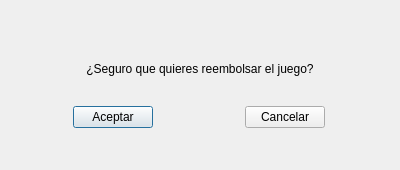
<?xml version="1.0" encoding="UTF-8"?>
<ui version="4.0">
 <class>Dialog</class>
 <widget class="QDialog" name="Dialog">
  <property name="windowModality">
   <enum>Qt::ApplicationModal</enum>
  </property>
  <property name="geometry">
   <rect>
    <x>0</x>
    <y>0</y>
    <width>400</width>
    <height>170</height>
   </rect>
  </property>
  <property name="windowTitle">
   <string>Dialog</string>
  </property>
  <layout class="QVBoxLayout" name="verticalLayout_2">
   <item>
    <layout class="QVBoxLayout" name="verticalLayout">
     <property name="spacing">
      <number>30</number>
     </property>
     <property name="topMargin">
      <number>21</number>
     </property>
     <item>
      <widget class="QLabel" name="labelPregunta">
       <property name="sizePolicy">
        <sizepolicy hsizetype="Preferred" vsizetype="Fixed">
         <horstretch>0</horstretch>
         <verstretch>0</verstretch>
        </sizepolicy>
       </property>
       <property name="text">
        <string>¿Seguro que quieres reembolsar el juego?</string>
       </property>
       <property name="alignment">
        <set>Qt::AlignCenter</set>
       </property>
      </widget>
     </item>
     <item>
      <layout class="QHBoxLayout" name="horizontalLayout">
       <item>
        <widget class="QPushButton" name="btnAceptar">
         <property name="sizePolicy">
          <sizepolicy hsizetype="Fixed" vsizetype="Fixed">
           <horstretch>0</horstretch>
           <verstretch>0</verstretch>
          </sizepolicy>
         </property>
         <property name="text">
          <string>Aceptar</string>
         </property>
        </widget>
       </item>
       <item>
        <widget class="QPushButton" name="btnCancelar">
         <property name="sizePolicy">
          <sizepolicy hsizetype="Fixed" vsizetype="Fixed">
           <horstretch>0</horstretch>
           <verstretch>0</verstretch>
          </sizepolicy>
         </property>
         <property name="text">
          <string>Cancelar</string>
         </property>
        </widget>
       </item>
      </layout>
     </item>
    </layout>
   </item>
  </layout>
 </widget>
 <resources/>
 <connections/>
</ui>
